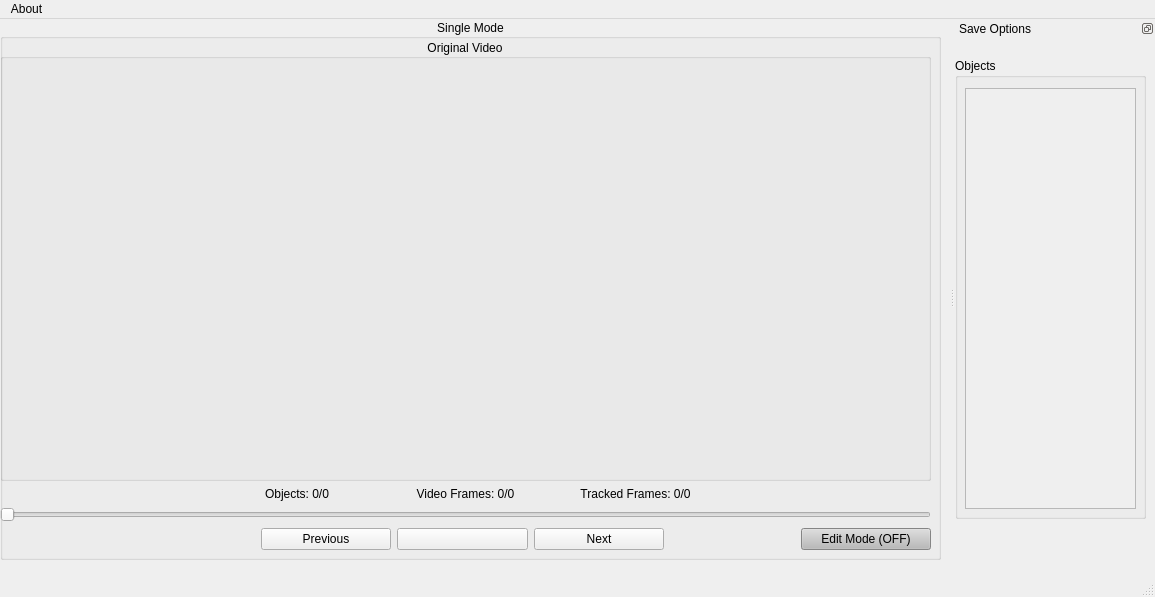
<?xml version="1.0" encoding="UTF-8"?>
<ui version="4.0">
 <class>MainWindow</class>
 <widget class="QMainWindow" name="MainWindow">
  <property name="geometry">
   <rect>
    <x>0</x>
    <y>0</y>
    <width>1155</width>
    <height>597</height>
   </rect>
  </property>
  <property name="windowTitle">
   <string>Extractor</string>
  </property>
  <widget class="QWidget" name="centralwidget">
   <widget class="QWidget" name="horizontalLayoutWidget">
    <property name="geometry">
     <rect>
      <x>0</x>
      <y>0</y>
      <width>941</width>
      <height>541</height>
     </rect>
    </property>
    <layout class="QHBoxLayout" name="horizontalLayout">
     <item>
      <widget class="QGroupBox" name="extractor_box">
       <property name="title">
        <string>Single Mode</string>
       </property>
       <property name="alignment">
        <set>Qt::AlignCenter</set>
       </property>
       <widget class="QWidget" name="verticalLayoutWidget">
        <property name="geometry">
         <rect>
          <x>0</x>
          <y>20</y>
          <width>931</width>
          <height>511</height>
         </rect>
        </property>
        <layout class="QVBoxLayout" name="verticalLayout" stretch="7,0,2,2">
         <item>
          <layout class="QHBoxLayout" name="horizontalLayout_3">
           <item>
            <widget class="QGroupBox" name="original_box">
             <property name="title">
              <string>Original Video</string>
             </property>
             <property name="alignment">
              <set>Qt::AlignCenter</set>
             </property>
            </widget>
           </item>
          </layout>
         </item>
         <item>
          <layout class="QHBoxLayout" name="horizontalLayout_4" stretch="4,3,3,3,4">
           <item>
            <spacer name="horizontalSpacer_3">
             <property name="orientation">
              <enum>Qt::Horizontal</enum>
             </property>
             <property name="sizeHint" stdset="0">
              <size>
               <width>20</width>
               <height>10</height>
              </size>
             </property>
            </spacer>
           </item>
           <item>
            <widget class="QLabel" name="objects_label">
             <property name="text">
              <string>Objects: 0/0</string>
             </property>
             <property name="alignment">
              <set>Qt::AlignCenter</set>
             </property>
            </widget>
           </item>
           <item>
            <widget class="QLabel" name="frames_label">
             <property name="text">
              <string>Video Frames: 0/0</string>
             </property>
             <property name="alignment">
              <set>Qt::AlignCenter</set>
             </property>
            </widget>
           </item>
           <item>
            <widget class="QLabel" name="object_frames_label">
             <property name="text">
              <string> Tracked Frames: 0/0</string>
             </property>
             <property name="alignment">
              <set>Qt::AlignCenter</set>
             </property>
            </widget>
           </item>
           <item>
            <spacer name="horizontalSpacer_4">
             <property name="orientation">
              <enum>Qt::Horizontal</enum>
             </property>
             <property name="sizeHint" stdset="0">
              <size>
               <width>30</width>
               <height>10</height>
              </size>
             </property>
            </spacer>
           </item>
          </layout>
         </item>
         <item>
          <widget class="QSlider" name="slider">
           <property name="focusPolicy">
            <enum>Qt::NoFocus</enum>
           </property>
           <property name="orientation">
            <enum>Qt::Horizontal</enum>
           </property>
          </widget>
         </item>
         <item>
          <layout class="QHBoxLayout" name="horizontalLayout_2" stretch="4,2,2,2,2,2">
           <item>
            <spacer name="horizontalSpacer">
             <property name="orientation">
              <enum>Qt::Horizontal</enum>
             </property>
             <property name="sizeHint" stdset="0">
              <size>
               <width>20</width>
               <height>10</height>
              </size>
             </property>
            </spacer>
           </item>
           <item>
            <widget class="QPushButton" name="previous_bnt">
             <property name="focusPolicy">
              <enum>Qt::NoFocus</enum>
             </property>
             <property name="text">
              <string>Previous</string>
             </property>
            </widget>
           </item>
           <item>
            <widget class="QPushButton" name="play_bnt">
             <property name="focusPolicy">
              <enum>Qt::NoFocus</enum>
             </property>
             <property name="text">
              <string/>
             </property>
            </widget>
           </item>
           <item>
            <widget class="QPushButton" name="next_bnt">
             <property name="focusPolicy">
              <enum>Qt::NoFocus</enum>
             </property>
             <property name="text">
              <string>Next</string>
             </property>
            </widget>
           </item>
           <item>
            <spacer name="horizontalSpacer_2">
             <property name="orientation">
              <enum>Qt::Horizontal</enum>
             </property>
             <property name="sizeHint" stdset="0">
              <size>
               <width>30</width>
               <height>10</height>
              </size>
             </property>
            </spacer>
           </item>
           <item>
            <widget class="QPushButton" name="edit_mode_bnt">
             <property name="palette">
              <palette>
               <active>
                <colorrole role="WindowText">
                 <brush brushstyle="SolidPattern">
                  <color alpha="255">
                   <red>0</red>
                   <green>0</green>
                   <blue>0</blue>
                  </color>
                 </brush>
                </colorrole>
                <colorrole role="Button">
                 <brush brushstyle="SolidPattern">
                  <color alpha="255">
                   <red>186</red>
                   <green>186</green>
                   <blue>186</blue>
                  </color>
                 </brush>
                </colorrole>
                <colorrole role="Light">
                 <brush brushstyle="SolidPattern">
                  <color alpha="255">
                   <red>255</red>
                   <green>255</green>
                   <blue>255</blue>
                  </color>
                 </brush>
                </colorrole>
                <colorrole role="Midlight">
                 <brush brushstyle="SolidPattern">
                  <color alpha="255">
                   <red>220</red>
                   <green>220</green>
                   <blue>220</blue>
                  </color>
                 </brush>
                </colorrole>
                <colorrole role="Dark">
                 <brush brushstyle="SolidPattern">
                  <color alpha="255">
                   <red>93</red>
                   <green>93</green>
                   <blue>93</blue>
                  </color>
                 </brush>
                </colorrole>
                <colorrole role="Mid">
                 <brush brushstyle="SolidPattern">
                  <color alpha="255">
                   <red>124</red>
                   <green>124</green>
                   <blue>124</blue>
                  </color>
                 </brush>
                </colorrole>
                <colorrole role="Text">
                 <brush brushstyle="SolidPattern">
                  <color alpha="255">
                   <red>0</red>
                   <green>0</green>
                   <blue>0</blue>
                  </color>
                 </brush>
                </colorrole>
                <colorrole role="BrightText">
                 <brush brushstyle="SolidPattern">
                  <color alpha="255">
                   <red>255</red>
                   <green>255</green>
                   <blue>255</blue>
                  </color>
                 </brush>
                </colorrole>
                <colorrole role="ButtonText">
                 <brush brushstyle="SolidPattern">
                  <color alpha="255">
                   <red>0</red>
                   <green>0</green>
                   <blue>0</blue>
                  </color>
                 </brush>
                </colorrole>
                <colorrole role="Base">
                 <brush brushstyle="SolidPattern">
                  <color alpha="255">
                   <red>255</red>
                   <green>255</green>
                   <blue>255</blue>
                  </color>
                 </brush>
                </colorrole>
                <colorrole role="Window">
                 <brush brushstyle="SolidPattern">
                  <color alpha="255">
                   <red>186</red>
                   <green>186</green>
                   <blue>186</blue>
                  </color>
                 </brush>
                </colorrole>
                <colorrole role="Shadow">
                 <brush brushstyle="SolidPattern">
                  <color alpha="255">
                   <red>0</red>
                   <green>0</green>
                   <blue>0</blue>
                  </color>
                 </brush>
                </colorrole>
                <colorrole role="AlternateBase">
                 <brush brushstyle="SolidPattern">
                  <color alpha="255">
                   <red>220</red>
                   <green>220</green>
                   <blue>220</blue>
                  </color>
                 </brush>
                </colorrole>
                <colorrole role="ToolTipBase">
                 <brush brushstyle="SolidPattern">
                  <color alpha="255">
                   <red>255</red>
                   <green>255</green>
                   <blue>220</blue>
                  </color>
                 </brush>
                </colorrole>
                <colorrole role="ToolTipText">
                 <brush brushstyle="SolidPattern">
                  <color alpha="255">
                   <red>0</red>
                   <green>0</green>
                   <blue>0</blue>
                  </color>
                 </brush>
                </colorrole>
               </active>
               <inactive>
                <colorrole role="WindowText">
                 <brush brushstyle="SolidPattern">
                  <color alpha="255">
                   <red>0</red>
                   <green>0</green>
                   <blue>0</blue>
                  </color>
                 </brush>
                </colorrole>
                <colorrole role="Button">
                 <brush brushstyle="SolidPattern">
                  <color alpha="255">
                   <red>186</red>
                   <green>186</green>
                   <blue>186</blue>
                  </color>
                 </brush>
                </colorrole>
                <colorrole role="Light">
                 <brush brushstyle="SolidPattern">
                  <color alpha="255">
                   <red>255</red>
                   <green>255</green>
                   <blue>255</blue>
                  </color>
                 </brush>
                </colorrole>
                <colorrole role="Midlight">
                 <brush brushstyle="SolidPattern">
                  <color alpha="255">
                   <red>220</red>
                   <green>220</green>
                   <blue>220</blue>
                  </color>
                 </brush>
                </colorrole>
                <colorrole role="Dark">
                 <brush brushstyle="SolidPattern">
                  <color alpha="255">
                   <red>93</red>
                   <green>93</green>
                   <blue>93</blue>
                  </color>
                 </brush>
                </colorrole>
                <colorrole role="Mid">
                 <brush brushstyle="SolidPattern">
                  <color alpha="255">
                   <red>124</red>
                   <green>124</green>
                   <blue>124</blue>
                  </color>
                 </brush>
                </colorrole>
                <colorrole role="Text">
                 <brush brushstyle="SolidPattern">
                  <color alpha="255">
                   <red>0</red>
                   <green>0</green>
                   <blue>0</blue>
                  </color>
                 </brush>
                </colorrole>
                <colorrole role="BrightText">
                 <brush brushstyle="SolidPattern">
                  <color alpha="255">
                   <red>255</red>
                   <green>255</green>
                   <blue>255</blue>
                  </color>
                 </brush>
                </colorrole>
                <colorrole role="ButtonText">
                 <brush brushstyle="SolidPattern">
                  <color alpha="255">
                   <red>0</red>
                   <green>0</green>
                   <blue>0</blue>
                  </color>
                 </brush>
                </colorrole>
                <colorrole role="Base">
                 <brush brushstyle="SolidPattern">
                  <color alpha="255">
                   <red>255</red>
                   <green>255</green>
                   <blue>255</blue>
                  </color>
                 </brush>
                </colorrole>
                <colorrole role="Window">
                 <brush brushstyle="SolidPattern">
                  <color alpha="255">
                   <red>186</red>
                   <green>186</green>
                   <blue>186</blue>
                  </color>
                 </brush>
                </colorrole>
                <colorrole role="Shadow">
                 <brush brushstyle="SolidPattern">
                  <color alpha="255">
                   <red>0</red>
                   <green>0</green>
                   <blue>0</blue>
                  </color>
                 </brush>
                </colorrole>
                <colorrole role="AlternateBase">
                 <brush brushstyle="SolidPattern">
                  <color alpha="255">
                   <red>220</red>
                   <green>220</green>
                   <blue>220</blue>
                  </color>
                 </brush>
                </colorrole>
                <colorrole role="ToolTipBase">
                 <brush brushstyle="SolidPattern">
                  <color alpha="255">
                   <red>255</red>
                   <green>255</green>
                   <blue>220</blue>
                  </color>
                 </brush>
                </colorrole>
                <colorrole role="ToolTipText">
                 <brush brushstyle="SolidPattern">
                  <color alpha="255">
                   <red>0</red>
                   <green>0</green>
                   <blue>0</blue>
                  </color>
                 </brush>
                </colorrole>
               </inactive>
               <disabled>
                <colorrole role="WindowText">
                 <brush brushstyle="SolidPattern">
                  <color alpha="255">
                   <red>93</red>
                   <green>93</green>
                   <blue>93</blue>
                  </color>
                 </brush>
                </colorrole>
                <colorrole role="Button">
                 <brush brushstyle="SolidPattern">
                  <color alpha="255">
                   <red>186</red>
                   <green>186</green>
                   <blue>186</blue>
                  </color>
                 </brush>
                </colorrole>
                <colorrole role="Light">
                 <brush brushstyle="SolidPattern">
                  <color alpha="255">
                   <red>255</red>
                   <green>255</green>
                   <blue>255</blue>
                  </color>
                 </brush>
                </colorrole>
                <colorrole role="Midlight">
                 <brush brushstyle="SolidPattern">
                  <color alpha="255">
                   <red>220</red>
                   <green>220</green>
                   <blue>220</blue>
                  </color>
                 </brush>
                </colorrole>
                <colorrole role="Dark">
                 <brush brushstyle="SolidPattern">
                  <color alpha="255">
                   <red>93</red>
                   <green>93</green>
                   <blue>93</blue>
                  </color>
                 </brush>
                </colorrole>
                <colorrole role="Mid">
                 <brush brushstyle="SolidPattern">
                  <color alpha="255">
                   <red>124</red>
                   <green>124</green>
                   <blue>124</blue>
                  </color>
                 </brush>
                </colorrole>
                <colorrole role="Text">
                 <brush brushstyle="SolidPattern">
                  <color alpha="255">
                   <red>93</red>
                   <green>93</green>
                   <blue>93</blue>
                  </color>
                 </brush>
                </colorrole>
                <colorrole role="BrightText">
                 <brush brushstyle="SolidPattern">
                  <color alpha="255">
                   <red>255</red>
                   <green>255</green>
                   <blue>255</blue>
                  </color>
                 </brush>
                </colorrole>
                <colorrole role="ButtonText">
                 <brush brushstyle="SolidPattern">
                  <color alpha="255">
                   <red>93</red>
                   <green>93</green>
                   <blue>93</blue>
                  </color>
                 </brush>
                </colorrole>
                <colorrole role="Base">
                 <brush brushstyle="SolidPattern">
                  <color alpha="255">
                   <red>186</red>
                   <green>186</green>
                   <blue>186</blue>
                  </color>
                 </brush>
                </colorrole>
                <colorrole role="Window">
                 <brush brushstyle="SolidPattern">
                  <color alpha="255">
                   <red>186</red>
                   <green>186</green>
                   <blue>186</blue>
                  </color>
                 </brush>
                </colorrole>
                <colorrole role="Shadow">
                 <brush brushstyle="SolidPattern">
                  <color alpha="255">
                   <red>0</red>
                   <green>0</green>
                   <blue>0</blue>
                  </color>
                 </brush>
                </colorrole>
                <colorrole role="AlternateBase">
                 <brush brushstyle="SolidPattern">
                  <color alpha="255">
                   <red>186</red>
                   <green>186</green>
                   <blue>186</blue>
                  </color>
                 </brush>
                </colorrole>
                <colorrole role="ToolTipBase">
                 <brush brushstyle="SolidPattern">
                  <color alpha="255">
                   <red>255</red>
                   <green>255</green>
                   <blue>220</blue>
                  </color>
                 </brush>
                </colorrole>
                <colorrole role="ToolTipText">
                 <brush brushstyle="SolidPattern">
                  <color alpha="255">
                   <red>0</red>
                   <green>0</green>
                   <blue>0</blue>
                  </color>
                 </brush>
                </colorrole>
               </disabled>
              </palette>
             </property>
             <property name="text">
              <string>Edit Mode (OFF)</string>
             </property>
            </widget>
           </item>
          </layout>
         </item>
        </layout>
       </widget>
      </widget>
     </item>
    </layout>
   </widget>
  </widget>
  <widget class="QMenuBar" name="menubar">
   <property name="geometry">
    <rect>
     <x>0</x>
     <y>0</y>
     <width>1155</width>
     <height>19</height>
    </rect>
   </property>
   <widget class="QMenu" name="menuAbout">
    <property name="title">
     <string>About</string>
    </property>
   </widget>
   <addaction name="menuAbout"/>
  </widget>
  <widget class="QStatusBar" name="statusbar"/>
  <widget class="QDockWidget" name="dockWidget_2">
   <property name="minimumSize">
    <size>
     <width>200</width>
     <height>400</height>
    </size>
   </property>
   <property name="features">
    <set>QDockWidget::DockWidgetFloatable|QDockWidget::DockWidgetMovable</set>
   </property>
   <property name="windowTitle">
    <string>Save Options</string>
   </property>
   <attribute name="dockWidgetArea">
    <number>2</number>
   </attribute>
   <widget class="QWidget" name="dockWidgetContents_2">
    <widget class="QGroupBox" name="groupBox_4">
     <property name="geometry">
      <rect>
       <x>0</x>
       <y>20</y>
       <width>191</width>
       <height>461</height>
      </rect>
     </property>
     <property name="title">
      <string>Objects</string>
     </property>
     <widget class="QScrollArea" name="scroll_area">
      <property name="geometry">
       <rect>
        <x>10</x>
        <y>30</y>
        <width>171</width>
        <height>421</height>
       </rect>
      </property>
      <property name="widgetResizable">
       <bool>true</bool>
      </property>
      <widget class="QWidget" name="scrollAreaWidgetContents">
       <property name="geometry">
        <rect>
         <x>0</x>
         <y>0</y>
         <width>169</width>
         <height>419</height>
        </rect>
       </property>
      </widget>
     </widget>
    </widget>
   </widget>
  </widget>
 </widget>
 <resources/>
 <connections/>
</ui>
